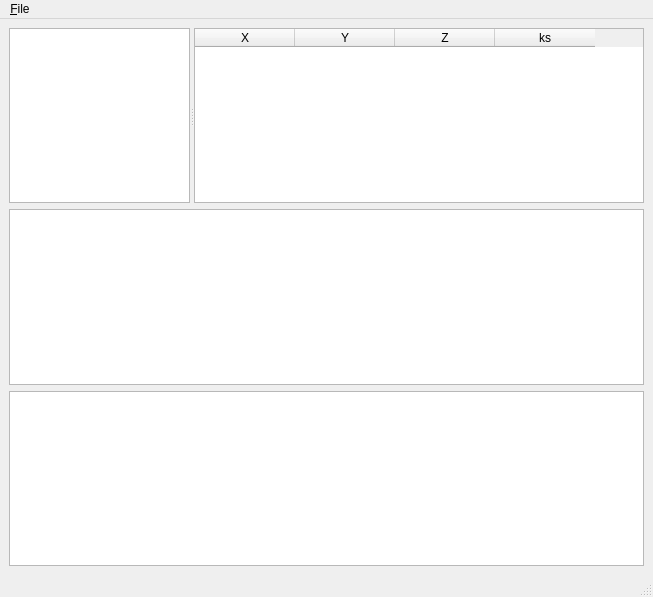
<?xml version="1.0" encoding="UTF-8"?>
<ui version="4.0">
 <class>MainWindow</class>
 <widget class="QMainWindow" name="MainWindow">
  <property name="geometry">
   <rect>
    <x>0</x>
    <y>0</y>
    <width>653</width>
    <height>597</height>
   </rect>
  </property>
  <property name="windowTitle">
   <string>openriver</string>
  </property>
  <widget class="QWidget" name="centralwidget">
   <layout class="QVBoxLayout" name="verticalLayout">
    <item>
     <widget class="QSplitter" name="splitter">
      <property name="orientation">
       <enum>Qt::Horizontal</enum>
      </property>
      <widget class="QListWidget" name="listSections"/>
      <widget class="QTableWidget" name="tableSectionCoord">
       <property name="minimumSize">
        <size>
         <width>450</width>
         <height>0</height>
        </size>
       </property>
       <property name="alternatingRowColors">
        <bool>true</bool>
       </property>
       <attribute name="horizontalHeaderCascadingSectionResizes">
        <bool>true</bool>
       </attribute>
       <attribute name="horizontalHeaderCascadingSectionResizes">
        <bool>true</bool>
       </attribute>
       <column>
        <property name="text">
         <string>X</string>
        </property>
       </column>
       <column>
        <property name="text">
         <string>Y</string>
        </property>
       </column>
       <column>
        <property name="text">
         <string>Z</string>
        </property>
       </column>
       <column>
        <property name="text">
         <string>ks</string>
        </property>
       </column>
      </widget>
     </widget>
    </item>
    <item>
     <widget class="QTableView" name="tableSectionCoordView"/>
    </item>
    <item>
     <widget class="QGraphicsView" name="sectionGraphics"/>
    </item>
   </layout>
  </widget>
  <widget class="QMenuBar" name="menubar">
   <property name="geometry">
    <rect>
     <x>0</x>
     <y>0</y>
     <width>653</width>
     <height>22</height>
    </rect>
   </property>
   <widget class="QMenu" name="menu_File">
    <property name="title">
     <string>&amp;File</string>
    </property>
    <addaction name="actionImport"/>
    <addaction name="actionExport"/>
   </widget>
   <addaction name="menu_File"/>
  </widget>
  <widget class="QStatusBar" name="statusbar"/>
  <action name="actionImport">
   <property name="text">
    <string>Import</string>
   </property>
  </action>
  <action name="actionExport">
   <property name="text">
    <string>Export</string>
   </property>
  </action>
 </widget>
 <resources/>
 <connections>
  <connection>
   <sender>listSections</sender>
   <signal>currentRowChanged(int)</signal>
   <receiver>MainWindow</receiver>
   <slot>itemChanged(int)</slot>
   <hints>
    <hint type="sourcelabel">
     <x>200</x>
     <y>300</y>
    </hint>
    <hint type="destinationlabel">
     <x>399</x>
     <y>299</y>
    </hint>
   </hints>
  </connection>
 </connections>
 <slots>
  <slot>sectionChanged(QString)</slot>
  <slot>itemChanged(int)</slot>
 </slots>
</ui>
